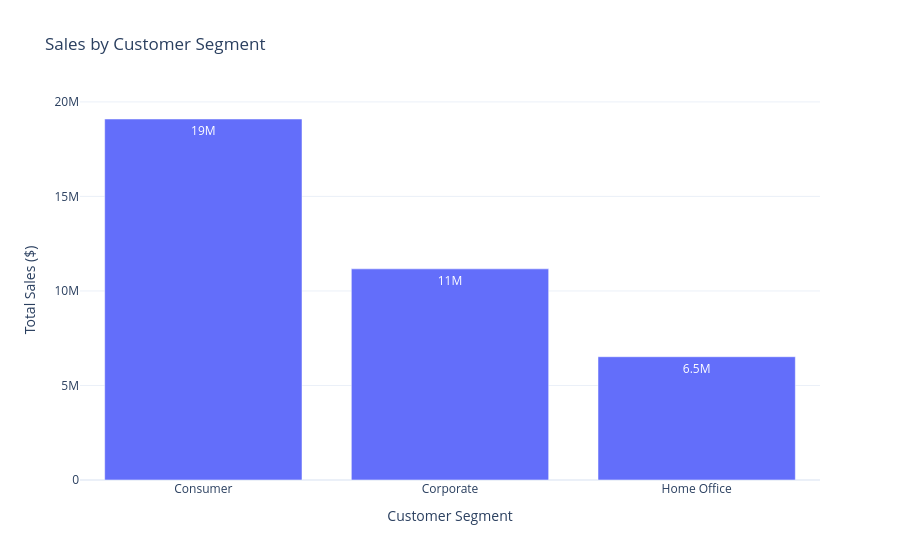

The code cell stored with this chart in its notebook:
### Code cell
# Customer segment sales visualization

fig = px.bar(
    segment_sales,
    x="Customer Segment",
    y="Total_Sales",
    title="Sales by Customer Segment",
    text_auto=".2s"
)

fig.update_layout(
    xaxis_title="Customer Segment",
    yaxis_title="Total Sales ($)",
    template="plotly_white"
)

fig.show()

### Figure 1 — Plotly figure (JSON) as saved in the notebook; plotly's stock layout.template omitted (floating-point values rounded to 4 significant figures)
{"data": [{"hovertemplate": "Customer Segment=%{x}<br>Total_Sales=%{y}<extra></extra>", "legendgroup": "", "marker": {"color": "#636efa", "pattern": {"shape": ""}}, "name": "", "orientation": "v", "showlegend": false, "textposition": "auto", "texttemplate": "%{y:.2s}", "type": "bar", "x": ["Consumer", "Corporate", "Home Office"], "xaxis": "x", "y": [19100000.0, 11170000.0, 6521000.0], "yaxis": "y"}], "layout": {"barmode": "relative", "legend": {"tracegroupgap": 0}, "title": {"text": "Sales by Customer Segment"}, "xaxis": {"anchor": "y", "domain": [0, 1], "title": {"text": "Customer Segment"}}, "yaxis": {"anchor": "x", "domain": [0, 1], "title": {"text": "Total Sales ($)"}}}}
